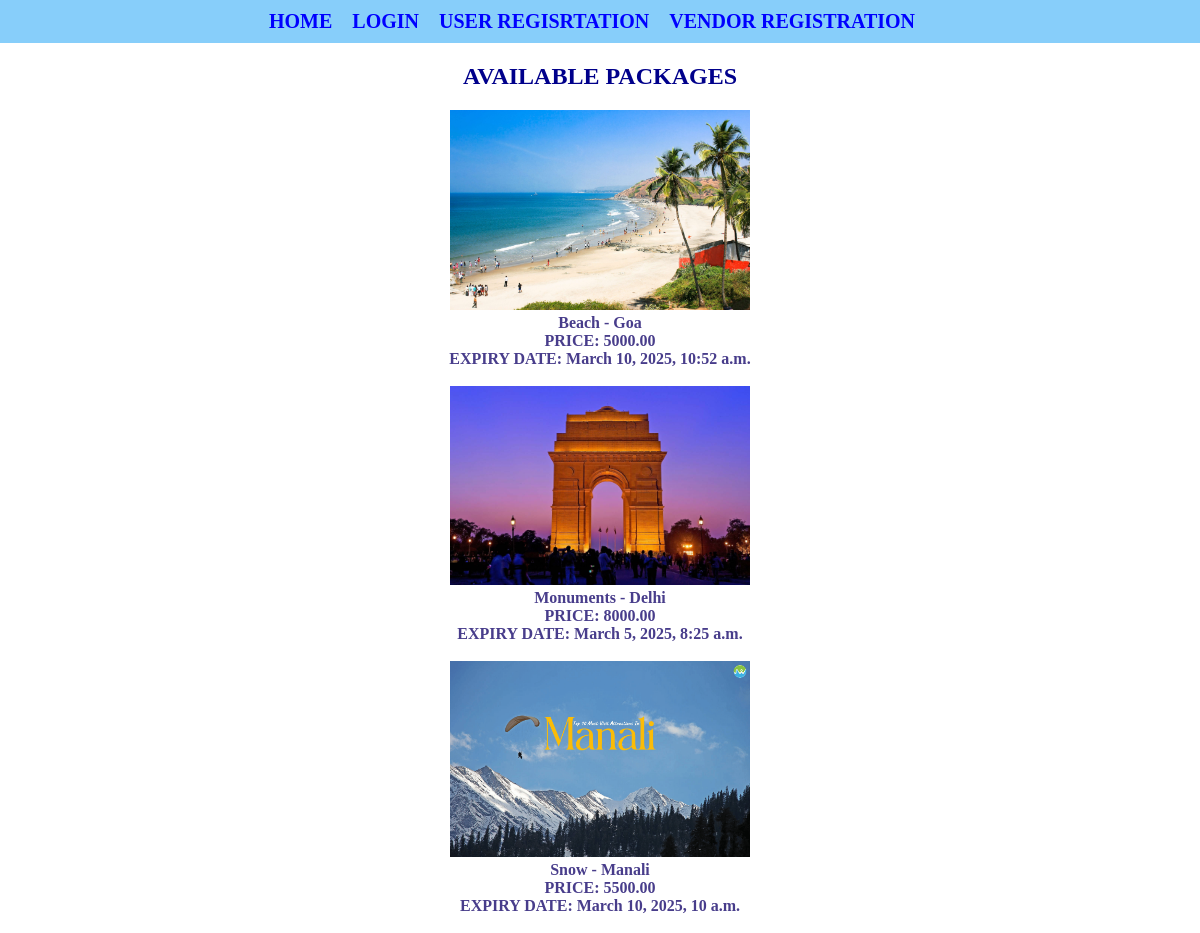
Page /packages/ on the committed database.
### user/models.py (models this page shows, shortened)
class Packages(models.Model):
    title=models.CharField(max_length=100)
    destination=models.CharField(max_length=100)
    description=models.TextField(blank=True)
    price=models.DecimalField(max_digits=10,decimal_places=2)
    duration=models.PositiveIntegerField(help_text="Duration in days")
    image=models.ImageField(upload_to='packageimage/',blank=True,null=True)
    approved=models.BooleanField(default=False)
    vendor=models.ForeignKey(Custuser,on_delete=models.CASCADE,limit_choices_to={'role':'vendor'},related_name='packages')
    description=models.TextField(blank=True)
    expiry=models.DateTimeField(default=timezone.now)
    is_booked=models.BooleanField(default=False)

### user/views.py (the view)
# urls.py: path('packages/',v.viewpackage,name='viewpackage'),
def viewpackage(request):
    package=Packages.objects.filter(approved=True)
    return render(request,'viewpackage.html',{'packages':package})

### user/templates/viewpackage.html (shortened to what this page needs)
{% extends 'base.html' %}
{% block body_class %}no-background{% endblock %}
{% block content %}
<h2>AVAILABLE PACKAGES</h2>
<ul>
    {% for package in packages %}
        <li>
            <strong><img src="{{package.image.url}}" alt="{{package.destination}}" width="300"></strong> <br>
            <strong>{{ package.title }} - {{ package.destination }}</strong><br>
            <strong>PRICE: {{ package.price }}</strong> <br>
            <strong>EXPIRY DATE: {{ package.expiry }}</strong> <br>
        </li>
    {% empty %}
        <li>NO AVAILABLE PACKAGES</li>
    {% endfor %}
</ul>
{% endblock %}

### user/templates/base.html (shortened to what this page needs)
{% load static %}
<!DOCTYPE html>
<html>
<head>
    <link rel="stylesheet"  href="{% static 'css/home.css' %}">
    <link rel="stylesheet"  href="{% static 'css/login.css' %}">
    <link rel="stylesheet"  href="{% static 'css/register.css' %}">
    <link rel="stylesheet"  href="{% static 'css/style.css' %}">
</head>
<body class="{% block body_class %} {% endblock %}">
    <header>
        <nav>
            <a href="{% url 'home' %}">HOME</a>&nbsp;&nbsp;&nbsp;&nbsp;
            {% if user.is_authenticated %}
                <a href="{% url 'userlogout' %}">LOGOUT</a>&nbsp;&nbsp;
                {% if user.role == 'vendor' %}
                    <a href="{% url 'addpackage' %}">ADD PACKAGES</a>&nbsp;&nbsp;
                {% endif %}
<!--
                {% if user.role == 'admin' %}
                    <a href="{% url 'pendingpackage'  %}">PENDING PACKAGES</a>&nbsp;&nbsp;
                {% endif %} -->
            {% else %}
                <a href="{% url 'userlogin' %}">LOGIN</a>&nbsp;&nbsp;&nbsp;&nbsp;
                <a href="{% url 'register' %}">USER REGISRTATION</a>&nbsp;&nbsp;&nbsp;&nbsp;
                <a href="{% url 'vendorregister' %}">VENDOR REGISTRATION</a>&nbsp;&nbsp;&nbsp;&nbsp;
            {% endif %}
        </nav>
    </header>
    <main>
        {% block content %}
        {% endblock %}
    </main>
</body>
</html>

### static/css/home.css (style rules this page uses)
body { background-color:beige; text-align: center; margin: 0; padding: 0; background-image:url("../images/tourhome.png"); background-repeat: no-repeat; background-size: cover; background-position: center; height: 100vh; color: white; }
nav { background-color:lightskyblue; padding: 10px; }
nav a { font-size: 20px; font-weight: bold; text-decoration: none; }

### static/css/login.css (style rules this page uses)
h2 { color: blue; }

### static/css/register.css (style rules this page uses)
h2 { color: darkblue; text-align: center; }
ul { list-style-type: none; padding: 0; }

### static/css/style.css (style rules this page uses)
body.no-background { background: none; color: darkslateblue; }
a { font-weight: bold; color: blue; text-decoration: none; }

### rows in the picture
Packages: image (picture), title "Beach", destination "Goa", price "5000.00", expiry "March 10, 2025, 10:52 a.m."
Packages: image (picture), title "Monuments", destination "Delhi", price "8000.00", expiry "March 5, 2025, 8:25 a.m."
Packages: image (picture), title "Snow", destination "Manali", price "5500.00", expiry "March 10, 2025, 10 a.m."
